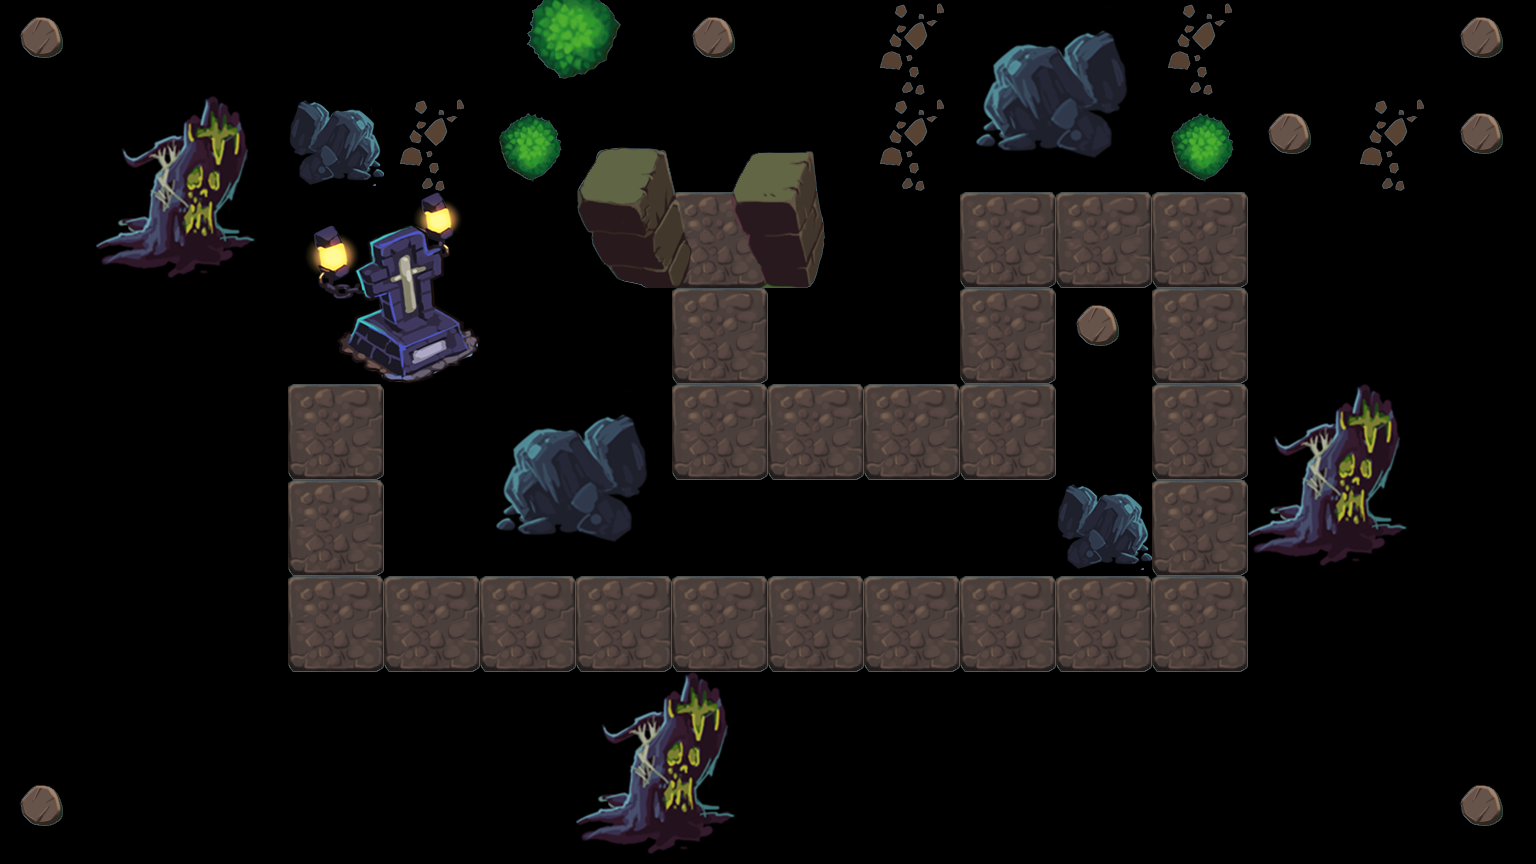

Tiled map render using the project's own tile images. Description and the map definition, with tile-layer contents summarised, below:
An orthogonal 16x9 tile map with 96x96 px tiles, 1 tile layer (bg) and 8 objects (0, 1, 2, 3, 4, ...).

<map version="1.0" orientation="orthogonal" renderorder="right-down" width="16" height="9" tilewidth="96" tileheight="96" nextobjectid="9">
 <tileset firstgid="1" name="tiles" tilewidth="96" tileheight="96">
  <image source="tiles.png" trans="ff00ff" width="768" height="576" />
  <tile id="23">
   <properties>
    <property name="canTouch" value="1" />
   </properties>
  </tile>
  <tile id="38">
   <properties>
    <property name="" value="" />
   </properties>
  </tile>
 </tileset>
 <layer name="bg" width="16" height="9">
  <data>[144 cells, 103 non-empty, 26 distinct tile ids]</data>
 </layer>
 <objectgroup name="obj">
  <object id="1" name="0" x="715" y="233" />
  <object id="2" name="1" x="742" y="400" />
  <object id="3" name="2" x="985" y="394" />
  <object id="4" name="3" x="1018" y="218" />
  <object id="5" name="4" x="1218" y="215" />
  <object id="6" name="5" x="1185" y="585" />
  <object id="7" name="6" x="327" y="594" />
  <object id="8" name="7" x="358" y="330" />
 </objectgroup>
</map>
